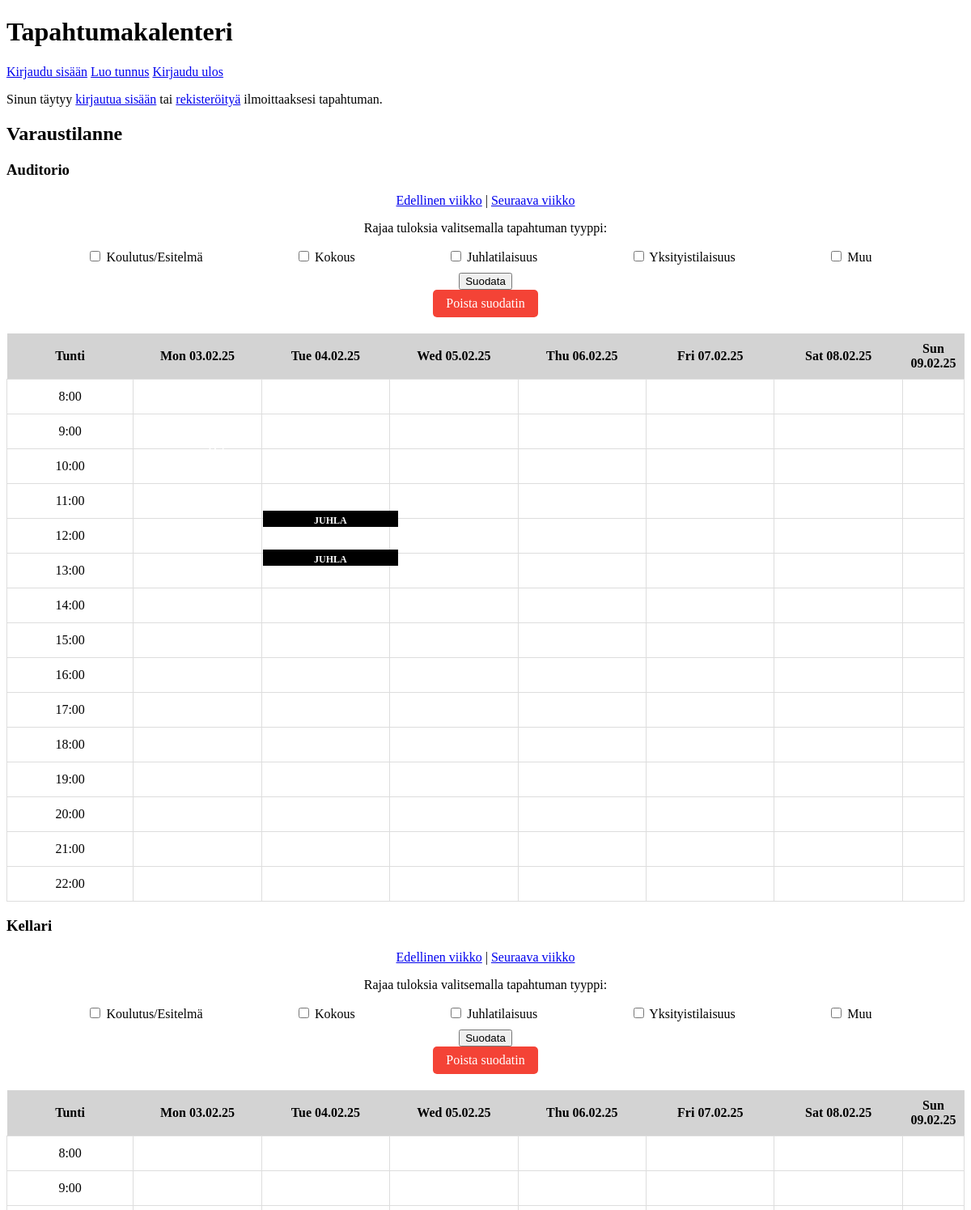
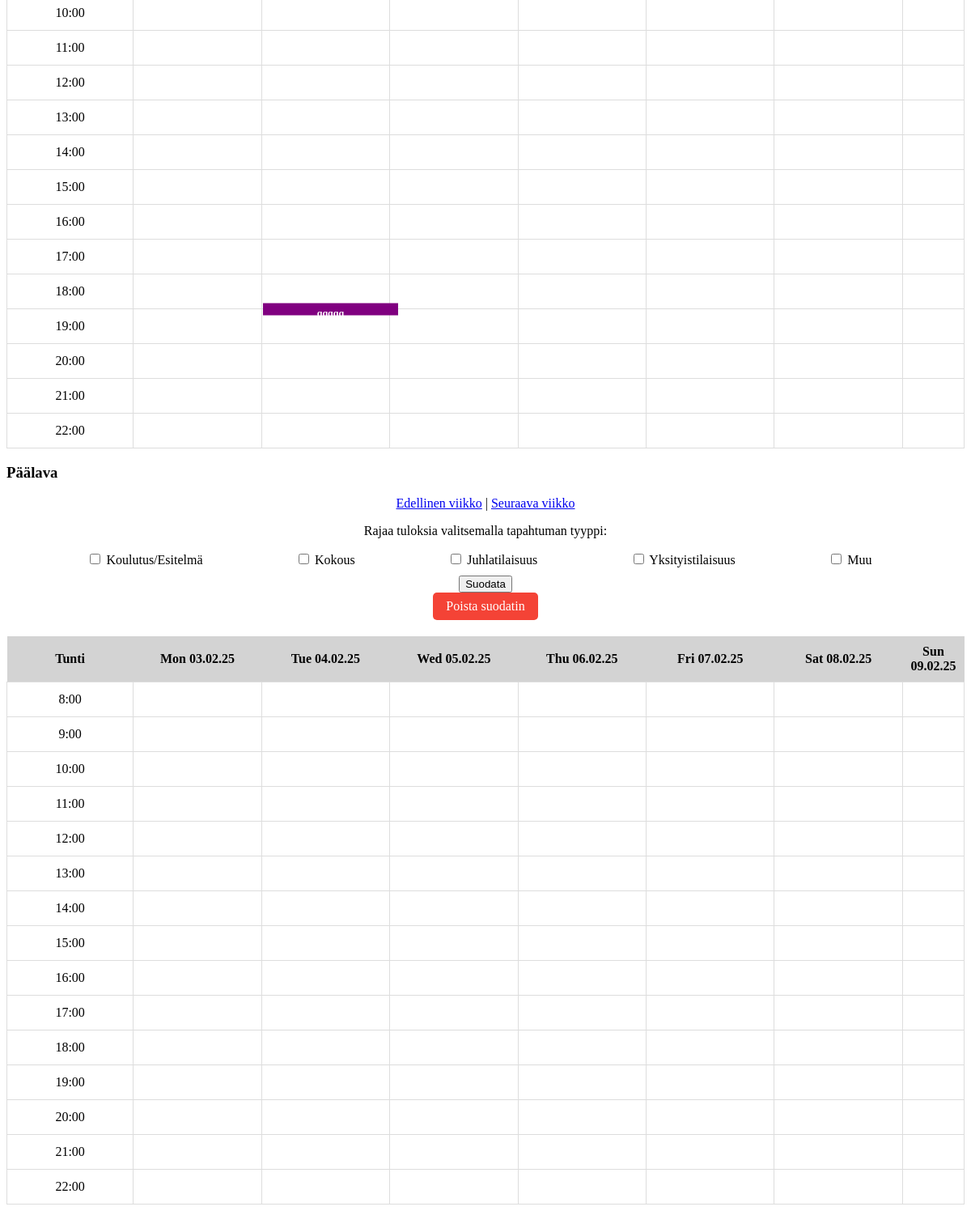
The page / on the database its author committed (2 pictures, top to bottom).
### tables this page shows
CREATE TABLE events (
    id INTEGER PRIMARY KEY AUTOINCREMENT,
    title TEXT NOT NULL,
    description TEXT,
    event_start TEXT NOT NULL,
    event_end TEXT NOT NULL,
    event_space TEXT
, event_type TEXT, username TEXT);

### app.py (the view)
@app.route("/")
def index():
    week_offset = int(request.args.get("week", 0))
    base_date = datetime.today() + timedelta(weeks=week_offset)
    start_date, end_date, week_dates = get_week_dates(base_date)
    events_by_space = get_events(start_date, end_date)
    selected_filters = request.args.getlist("filter")
    if selected_filters:
        filtered_events_by_space = {}
        for space_name, space_events in events_by_space.items():
            filtered_events_by_space[space_name] = [
                event for event in space_events if event["type"] in selected_filters
            ]
        events_by_space = filtered_events_by_space
    else:
        filtered_events_by_space = events_by_space  # No filters, show all events
    return render_template(
        "index.html",
        events_by_space=events_by_space,
        selected_filters=selected_filters,
        week_offset=week_offset,
        week_dates=week_dates
    )

### app.py (called while the page is built)
def get_week_dates(base_date):
    start_of_week = base_date - timedelta(days=base_date.weekday())
    week_dates = [
        (start_of_week + timedelta(days=i)).strftime("%a %d.%m.%y")  # e.g., "Ti 04.02.25"
        for i in range(7)
    ]
    return start_of_week.strftime("%Y-%m-%d"), (start_of_week + timedelta(days=6)).strftime("%Y-%m-%d"), week_dates

### db.py (called while the page is built)
def get_connection():
    con = sqlite3.connect("database.db")
    con.execute("PRAGMA foreign_keys = ON")
    con.row_factory = sqlite3.Row
    return con

def query(sql, params=[]):
    con = get_connection()
    result = con.execute(sql, params).fetchall()
    con.close()
    return result

### templates/index.html (shortened to what this page needs)
<!DOCTYPE html>
<html lang="fi">
<head>
</head>
<body>
    <h1>Tapahtumakalenteri</h1>
    <p>
        <a href="/login">Kirjaudu sisään</a>
        <a href="/register">Luo tunnus</a>
        <a href="/logout">Kirjaudu ulos</a>
    </p>
    {% if session.username %}
        <a href="/new_event">Ilmoita tapahtuma</a> |
        <a href="/my_events">Omat tapahtumat</a>
    {% else %}
        <p>Sinun täytyy <a href="/login">kirjautua sisään</a> tai <a href="/register">rekisteröityä</a> ilmoittaaksesi tapahtuman.</p>
    {% endif %}
    <h2>Varaustilanne</h2>
    {% for space, events in events_by_space.items() %}
        <div class="calendar-container">
            <h3>{{ space }}</h3>
            <div class="week-navigation">
                <a href="/?week={{ week_offset - 1 }}{% for f in selected_filters %}&filter={{ f }}{% endfor %}">Edellinen viikko</a> |
                <a href="/?week={{ week_offset + 1 }}{% for f in selected_filters %}&filter={{ f }}{% endfor %}">Seuraava viikko</a>
            </div>
    <div class="filter-container">
        <p>Rajaa tuloksia valitsemalla tapahtuman tyyppi:</p>
        <form method="GET" action="{{ url_for('index') }}">
            <div class="filter-options">
                <label>
                    <input type="checkbox" name="filter" value="koulutus" {% if 'koulutus' in selected_filters %}checked{% endif %}>
                    Koulutus/Esitelmä
                </label>
                <label>
                    <input type="checkbox" name="filter" value="kokous" {% if 'kokous' in selected_filters %}checked{% endif %}>
                    Kokous
                </label>
                <label>
                    <input type="checkbox" name="filter" value="juhla" {% if 'juhla' in selected_filters %}checked{% endif %}>
                    Juhlatilaisuus
                </label>
                <label>
                    <input type="checkbox" name="filter" value="yksityistilaisuus" {% if 'yksityistilaisuus' in selected_filters %}checked{% endif %}>
                    Yksityistilaisuus
                </label>
                <label>
                    <input type="checkbox" name="filter" value="muu" {% if 'muu' in selected_filters %}checked{% endif %}>
                    Muu
                </label>
            </div>
            <button type="submit">Suodata</button>
        </form>
    <a href="{{ url_for('clear_filter', week=week_offset) }}">Poista suodatin</a>
</div>
            <table>
                <thead>
                    <tr>
                        <th>Tunti</th>
                        {% for day in week_dates %}
                            <th>{{ day }}</th>
                        {% endfor %}
                    </tr>
                </thead>
                <tbody>
                    {% for hour in range(8, 23) %}
                        <tr>
                            <td>{{ hour }}:00</td>
                            {% for day_index in range(7) %}
                                <td>
                                    {% for event in events %}
                                        {% if event.weekday_index == day_index and event.start <= hour < event.end %}
                                            {% if event.type in selected_filters or not selected_filters %}
                                                <div class="event {{ event.type }}"
                                                     style="height: {{ (event.end - event.start) * 5 }}px;
                                                            top: {{ (hour - event.start) * 5 }}px;">
                                                    {{ event.title }}<br>
                                                </div>
                                            {% endif %}
                                        {% endif %}
                                    {% endfor %}
                                </td>
                            {% endfor %}
                        </tr>
                    {% endfor %}
                </tbody>
            </table>
        </div>
    {% endfor %}
</body>
</html>

### templates/index.html (style rules this page uses)
table { width: 100%; border-collapse: collapse; }
th { background-color: lightgray; font-weight: bold; padding: 10px; text-align: center; }
td { width: 14.28%; height: 40px; border: 1px solid #ddd; text-align: center; vertical-align: middle; position: relative; }
.event { text-align: center; padding: 5px; color: white; font-size: 12px; font-weight: bold; position: absolute; width: 100%; top: 50%; transform: translateY(-50%); }
.yksityistilaisuus { background-color: black; color: white; }
.muu { background-color: purple; }
.week-navigation { text-align: center; margin-bottom: 10px; }
.filter-container { margin-bottom: 20px; text-align: center; }
.filter-container { margin-bottom: 20px; }
.filter-options { display: flex; justify-content: space-evenly; flex-wrap: wrap; margin-bottom: 10px; }
.filter-options label { margin-right: 15px; display: inline-block; font-size: 1rem; }
.filter-container a { display: inline-block; padding: 8px 16px; background-color: #f44336; color: white; text-decoration: none; border-radius: 5px; }

### rows shown on the page
events: {{ (event.end - event.start) * 5 }} 10 (drawn), title "rapujuhlat"
events: {{ (event.end - event.start) * 5 }} 10 (drawn), title "JUHLA"
events: {{ (event.end - event.start) * 5 }} 5 (drawn), title "qqqqq"

### other values the page prints
{{ space }} "Auditorio" "Kellari" "Päälava"
{{ day }} "Mon 03.02.25" "Tue 04.02.25" "Wed 05.02.25" "Thu 06.02.25" "Fri 07.02.25" "Sat 08.02.25" "Sun 09.02.25" "Mon 03.02.25" "Tue 04.02.25" "Wed 05.02.25" "Thu 06.02.25" "Fri 07.02.25" "Sat 08.02.25" "Sun 09.02.25" "Mon 03.02.25" "Tue 04.02.25" "Wed 05.02.25" "Thu 06.02.25" "Fri 07.02.25" "Sat 08.02.25" "Sun 09.02.25"
{{ hour }} "8" "9" "10" "11" "12" "13" "14" "15" "16" "17" "18" "19" "20" "21" "22" "8" "9" "10" "11" "12" "13" "14" "15" "16" "17" "18" "19" "20" "21" "22" "8" "9" "10" "11" "12" "13" "14" "15" "16" "17" "18" "19" "20" "21" "22"
